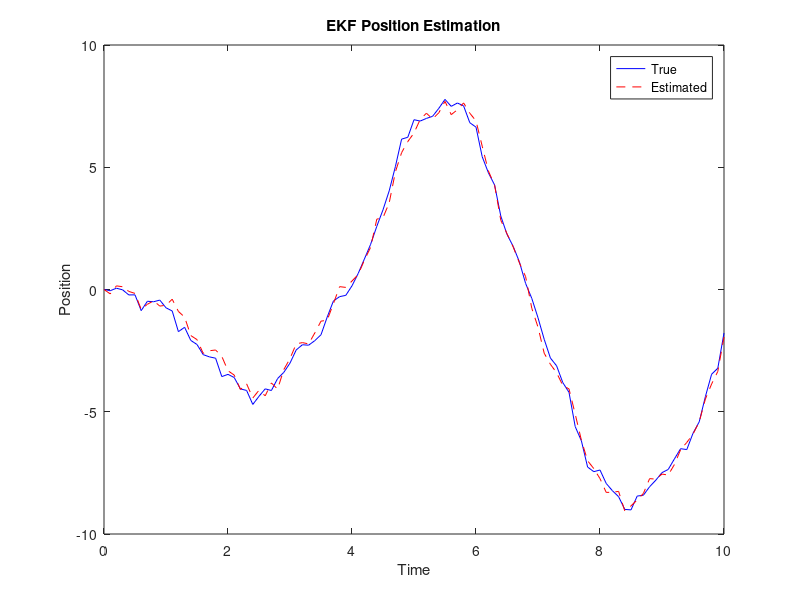

Write the MATLAB code that produced this figure.
% Initialize variables
dt = 0.1;               % time step
t = 0:dt:10;            % time vector
n = length(t);          % number of time steps
x_true = zeros(2,n);    % true state vector
x_true(:,1) = [0; 0];   % initial state
u = ones(1,n);          % input vector
z = zeros(1,n);         % measurement vector
Q = diag([0.1 0.1]);    % process noise covariance matrix
R = 0.1;                % measurement noise covariance matrix
P = eye(2);             % initial error covariance matrix
x_est = zeros(2,n);     % estimated state vector
x_est(:,1) = [0; 0];    % initial state estimate
H = [1 0];              % measurement model

% EKF algorithm
for i = 2:n
    % True system dynamics
    x_true(:,i) = x_true(:,i-1) + [x_true(2,i-1); -x_true(1,i-1)]*dt + sqrt(Q)*randn(2,1);
    % Measurement
    z(i) = x_true(1,i) + sqrt(R)*randn;
    % EKF prediction
    F = [1 dt; -dt 1];
    x_est(:,i) = x_est(:,i-1) + [x_est(2,i-1); -x_est(1,i-1)]*dt;
    P = F*P*F' + Q;
    % EKF update
    y = z(i) - H*x_est(:,i);
    S = H*P*H' + R;
    K = P*H'/S;
    x_est(:,i) = x_est(:,i) + K*y;
    P = (eye(2) - K*H)*P;
end

% Plot results
figure
plot(t, x_true(1,:), 'b-', t, x_est(1,:), 'r--')
xlabel('Time')
ylabel('Position')
legend('True', 'Estimated')
title('EKF Position Estimation')